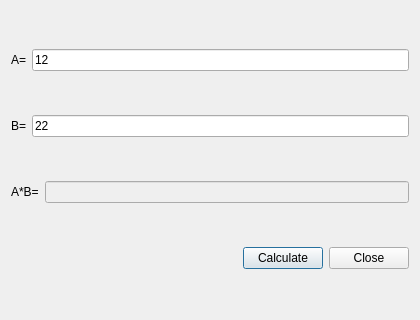
<?xml version="1.0" encoding="UTF-8"?>
<ui version="4.0"><class>Dialog</class><widget class="QDialog" name="Dialog"><property name="geometry"><rect><x>0</x><y>0</y><width>420</width><height>320</height></rect></property><property name="windowTitle"><string>Rows 2</string></property><layout class="QVBoxLayout" name="verticalLayout"><property name="leftMargin"><number>11</number></property><property name="topMargin"><number>11</number></property><property name="rightMargin"><number>11</number></property><property name="bottomMargin"><number>11</number></property><property name="spacing"><number>6</number></property><item><layout class="QHBoxLayout" name="rowLayout"><property name="leftMargin"><number>0</number></property><property name="topMargin"><number>0</number></property><property name="rightMargin"><number>0</number></property><property name="bottomMargin"><number>0</number></property><property name="spacing"><number>6</number></property><item><widget class="QLabel" name="label"><property name="text"><string>A=</string></property></widget></item><item><widget class="QLineEdit" name="lineEdit"><property name="text"><string>12</string></property></widget></item></layout></item><item><layout class="QHBoxLayout" name="rowLayout"><property name="leftMargin"><number>0</number></property><property name="topMargin"><number>0</number></property><property name="rightMargin"><number>0</number></property><property name="bottomMargin"><number>0</number></property><property name="spacing"><number>6</number></property><item><widget class="QLabel" name="label"><property name="text"><string>B=</string></property></widget></item><item><widget class="QLineEdit" name="lineEdit"><property name="text"><string>22</string></property></widget></item></layout></item><item><layout class="QHBoxLayout" name="rowLayout"><property name="leftMargin"><number>0</number></property><property name="topMargin"><number>0</number></property><property name="rightMargin"><number>0</number></property><property name="bottomMargin"><number>0</number></property><property name="spacing"><number>6</number></property><item><widget class="QLabel" name="label"><property name="text"><string>A*B=</string></property></widget></item><item><widget class="QLineEdit" name="lineEdit"><property name="enabled"><bool>false</bool></property></widget></item></layout></item><item><layout class="QHBoxLayout" name="buttons"><property name="leftMargin"><number>0</number></property><property name="topMargin"><number>0</number></property><property name="rightMargin"><number>0</number></property><property name="bottomMargin"><number>0</number></property><property name="spacing"><number>6</number></property><item><spacer name="horizontalSpacer"><property name="orientation"><enum>Qt::Orientation::Horizontal</enum></property><property name="sizeHint" stdset="0"><size><width>40</width><height>20</height></size></property></spacer></item><item><widget class="QPushButton" name="calc"><property name="text"><string>Calculate</string></property></widget></item><item><widget class="QPushButton" name="close"><property name="text"><string>Close</string></property></widget></item></layout></item></layout></widget></ui>
